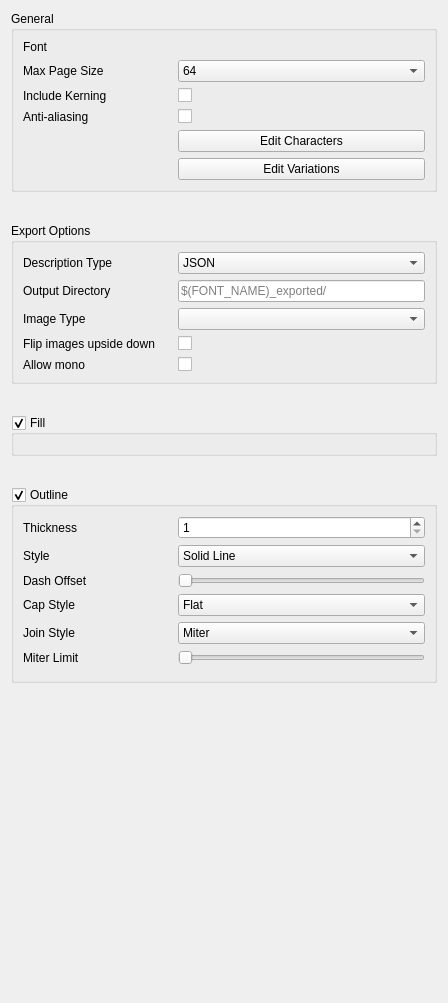
     <widget class="QWidget" name="fontSettingsScrollAreaContents">
      <property name="geometry">
       <rect>
        <x>0</x>
        <y>0</y>
        <width>448</width>
        <height>1003</height>
       </rect>
      </property>
      <property name="sizePolicy">
       <sizepolicy hsizetype="Expanding" vsizetype="Preferred">
        <horstretch>0</horstretch>
        <verstretch>0</verstretch>
       </sizepolicy>
      </property>
      <layout class="QVBoxLayout" name="verticalLayout_2">
       <property name="spacing">
        <number>31</number>
       </property>
       <item>
        <widget class="QGroupBox" name="grp_general">
         <property name="title">
          <string>General</string>
         </property>
         <layout class="QGridLayout" name="gridLayout_4" columnstretch="6,10">
          <item row="3" column="1">
           <widget class="QCheckBox" name="chk_include_kerning">
            <property name="sizePolicy">
             <sizepolicy hsizetype="Expanding" vsizetype="Fixed">
              <horstretch>0</horstretch>
              <verstretch>0</verstretch>
             </sizepolicy>
            </property>
            <property name="baseSize">
             <size>
              <width>0</width>
              <height>0</height>
             </size>
            </property>
            <property name="text">
             <string/>
            </property>
           </widget>
          </item>
          <item row="4" column="1">
           <widget class="QCheckBox" name="chk_anti_aliasing">
            <property name="text">
             <string/>
            </property>
           </widget>
          </item>
          <item row="0" column="0">
           <widget class="RightAlignedLabel" name="lbl_font">
            <property name="text">
             <string>Font</string>
            </property>
           </widget>
          </item>
          <item row="0" column="1">
           <widget class="FontSelectionWidget" name="font_selection_widget" native="true">
            <property name="toolTip">
             <string>The face of the font.</string>
            </property>
           </widget>
          </item>
          <item row="3" column="0">
           <widget class="RightAlignedLabel" name="lbl_include_kerning">
            <property name="text">
             <string>Include Kerning</string>
            </property>
           </widget>
          </item>
          <item row="6" column="1">
           <widget class="QPushButton" name="btn_font_variations">
            <property name="toolTip">
             <string>&lt;html&gt;&lt;head/&gt;&lt;body&gt;&lt;p&gt;Edit the
                                                        variations of the font.&lt;/p&gt;&lt;/body&gt;&lt;/html&gt;
                                                    </string>
            </property>
            <property name="text">
             <string>Edit Variations</string>
            </property>
            <property name="icon">
             <iconset theme="fontsize"/>
            </property>
           </widget>
          </item>
          <item row="1" column="1">
           <widget class="ComboBox" name="cmb_max_page_size">
            <property name="sizePolicy">
             <sizepolicy hsizetype="Expanding" vsizetype="Fixed">
              <horstretch>0</horstretch>
              <verstretch>0</verstretch>
             </sizepolicy>
            </property>
            <property name="focusPolicy">
             <enum>Qt::FocusPolicy::NoFocus</enum>
            </property>
            <property name="toolTip">
             <string>&lt;html&gt;&lt;head/&gt;&lt;body&gt;&lt;p&gt;The maximum
                                                        size of a single page, in pixels.&lt;/p&gt;&lt;p&gt;If
                                                        glyphIndices exceed a page, they are moved to the next (new)
                                                        page.&lt;/p&gt;&lt;/body&gt;&lt;/html&gt;
                                                    </string>
            </property>
            <property name="currentIndex">
             <number>0</number>
            </property>
            <item>
             <property name="text">
              <string>64</string>
             </property>
            </item>
            <item>
             <property name="text">
              <string>128</string>
             </property>
            </item>
            <item>
             <property name="text">
              <string>256</string>
             </property>
            </item>
            <item>
             <property name="text">
              <string>512</string>
             </property>
            </item>
            <item>
             <property name="text">
              <string>1024</string>
             </property>
            </item>
            <item>
             <property name="text">
              <string>2048</string>
             </property>
            </item>
            <item>
             <property name="text">
              <string>4096</string>
             </property>
            </item>
            <item>
             <property name="text">
              <string>8192</string>
             </property>
            </item>
           </widget>
          </item>
          <item row="4" column="0">
           <widget class="RightAlignedLabel" name="lbl_anti_aliasing">
            <property name="text">
             <string>Anti-aliasing</string>
            </property>
           </widget>
          </item>
          <item row="5" column="1">
           <widget class="QPushButton" name="btn_edit_characters">
            <property name="toolTip">
             <string>&lt;html&gt;&lt;head/&gt;&lt;body&gt;&lt;p&gt;Edit which
                                                        characters should be included in the font.&lt;/p&gt;&lt;/body&gt;&lt;/html&gt;
                                                    </string>
            </property>
            <property name="text">
             <string>Edit Characters</string>
            </property>
            <property name="icon">
             <iconset theme="globe"/>
            </property>
           </widget>
          </item>
          <item row="1" column="0">
           <widget class="RightAlignedLabel" name="lbl_max_page_size">
            <property name="sizePolicy">
             <sizepolicy hsizetype="Expanding" vsizetype="Preferred">
              <horstretch>0</horstretch>
              <verstretch>0</verstretch>
             </sizepolicy>
            </property>
            <property name="text">
             <string>Max Page Size</string>
            </property>
           </widget>
          </item>
         </layout>
        </widget>
       </item>
       <item>
        <widget class="QGroupBox" name="grp_export">
         <property name="title">
          <string>Export Options</string>
         </property>
         <layout class="QGridLayout" name="gridLayout_3" columnstretch="6,10">
          <item row="5" column="0">
           <widget class="RightAlignedLabel" name="lbl_allow_mono">
            <property name="toolTip">
             <string>&lt;html&gt;&lt;head/&gt;&lt;body&gt;&lt;p&gt;Allow the
                                                        export of monochromatic (8-bit grayscale) images if a page only
                                                        contains grayscale values.&lt;/p&gt;&lt;p&gt;Otherwise, images
                                                        are exported as 32-bit RGBA.&lt;/p&gt;&lt;/body&gt;&lt;/html&gt;
                                                    </string>
            </property>
            <property name="text">
             <string>Allow mono</string>
            </property>
           </widget>
          </item>
          <item row="2" column="1">
           <widget class="FontImageTypeComboBox" name="cmb_image_type">
            <property name="sizePolicy">
             <sizepolicy hsizetype="Expanding" vsizetype="Fixed">
              <horstretch>0</horstretch>
              <verstretch>0</verstretch>
             </sizepolicy>
            </property>
            <property name="toolTip">
             <string>&lt;html&gt;&lt;head/&gt;&lt;body&gt;&lt;p&gt;The output
                                                        image format for all pages.&lt;/p&gt;&lt;/body&gt;&lt;/html&gt;
                                                    </string>
            </property>
           </widget>
          </item>
          <item row="3" column="1">
           <widget class="QCheckBox" name="chk_flip_images_upside_down">
            <property name="sizePolicy">
             <sizepolicy hsizetype="Expanding" vsizetype="Fixed">
              <horstretch>0</horstretch>
              <verstretch>0</verstretch>
             </sizepolicy>
            </property>
            <property name="toolTip">
             <string>&lt;html&gt;&lt;head/&gt;&lt;body&gt;&lt;p&gt;Whether images
                                                        should be flipped upside down during export.&lt;/p&gt;&lt;p&gt;This
                                                        is useful for graphics coordinate systems that have their origin
                                                        in the bottom-left corner.&lt;/p&gt;&lt;/body&gt;&lt;/html&gt;
                                                    </string>
            </property>
            <property name="text">
             <string/>
            </property>
           </widget>
          </item>
          <item row="0" column="1">
           <widget class="QComboBox" name="cmb_font_desc_type">
            <property name="sizePolicy">
             <sizepolicy hsizetype="Expanding" vsizetype="Fixed">
              <horstretch>0</horstretch>
              <verstretch>0</verstretch>
             </sizepolicy>
            </property>
            <property name="toolTip">
             <string>&lt;html&gt;&lt;head/&gt;&lt;body&gt;&lt;p&gt;The type of
                                                        the exported font's description.&lt;/p&gt;&lt;p&gt;The
                                                        description file contains information about the generated font
                                                        such as dimensions, glyph positions and page locations.&lt;/p&gt;&lt;p&gt;The
                                                        font's images are exported separately.&lt;/p&gt;&lt;/body&gt;&lt;/html&gt;
                                                    </string>
            </property>
            <item>
             <property name="text">
              <string>JSON</string>
             </property>
            </item>
            <item>
             <property name="text">
              <string>XML</string>
             </property>
            </item>
            <item>
             <property name="text">
              <string>Text</string>
             </property>
            </item>
           </widget>
          </item>
          <item row="0" column="0">
           <widget class="RightAlignedLabel" name="lbl_description_type">
            <property name="sizePolicy">
             <sizepolicy hsizetype="Expanding" vsizetype="Preferred">
              <horstretch>0</horstretch>
              <verstretch>0</verstretch>
             </sizepolicy>
            </property>
            <property name="text">
             <string>Description Type</string>
            </property>
           </widget>
          </item>
          <item row="5" column="1">
           <widget class="QCheckBox" name="chk_allow_monochromatic_images">
            <property name="sizePolicy">
             <sizepolicy hsizetype="Expanding" vsizetype="Fixed">
              <horstretch>0</horstretch>
              <verstretch>0</verstretch>
             </sizepolicy>
            </property>
            <property name="toolTip">
             <string>&lt;html&gt;&lt;head/&gt;&lt;body&gt;&lt;p&gt;Allow the
                                                        export of monochromatic (8-bit grayscale) images &lt;span style=&quot;
                                                        font-weight:700;&quot;&gt;if a page contains only grayscale
                                                        values&lt;/span&gt;.&lt;/p&gt;&lt;p&gt;Otherwise, images are
                                                        exported as 32-bit RGBA.&lt;/p&gt;&lt;/body&gt;&lt;/html&gt;
                                                    </string>
            </property>
            <property name="text">
             <string/>
            </property>
           </widget>
          </item>
          <item row="3" column="0">
           <widget class="RightAlignedLabel" name="lbl_flip_images_upside_down">
            <property name="text">
             <string>Flip images upside down</string>
            </property>
           </widget>
          </item>
          <item row="2" column="0">
           <widget class="RightAlignedLabel" name="lbl_image_type">
            <property name="sizePolicy">
             <sizepolicy hsizetype="Expanding" vsizetype="Preferred">
              <horstretch>0</horstretch>
              <verstretch>0</verstretch>
             </sizepolicy>
            </property>
            <property name="text">
             <string>Image Type</string>
            </property>
           </widget>
          </item>
          <item row="1" column="0">
           <widget class="RightAlignedLabel" name="lbl_output_directory">
            <property name="sizePolicy">
             <sizepolicy hsizetype="Preferred" vsizetype="Preferred">
              <horstretch>0</horstretch>
              <verstretch>0</verstretch>
             </sizepolicy>
            </property>
            <property name="text">
             <string>Output Directory</string>
            </property>
           </widget>
          </item>
          <item row="1" column="1">
           <widget class="QLineEdit" name="txt_output_directory">
            <property name="toolTip">
             <string>&lt;html&gt;&lt;head/&gt;&lt;body&gt;&lt;p&gt;The path to
                                                        where the font should be exported.&lt;/p&gt;&lt;p&gt;Possible
                                                        placeholders are:&lt;/p&gt;&lt;p&gt;&lt;span style=&quot;
                                                        font-weight:700;&quot;&gt;$(FONT_NAME)&lt;/span&gt; - The name
                                                        of the font&lt;br/&gt;&lt;span style=&quot; font-weight:700;&quot;&gt;$(FONT_SIZE)&lt;/span&gt;
                                                        - The size of the font, in pixels&lt;/p&gt;&lt;p&gt;&lt;span
                                                        style=&quot; font-style:italic;&quot;&gt;Default value:
                                                        $(FONT_NAME)_exported/&lt;/span&gt;&lt;/p&gt;&lt;/body&gt;&lt;/html&gt;
                                                    </string>
            </property>
            <property name="placeholderText">
             <string>$(FONT_NAME)_exported/</string>
            </property>
           </widget>
          </item>
         </layout>
        </widget>
       </item>
       <item>
        <widget class="QGroupBox" name="grp_fill">
         <property name="title">
          <string>Fill</string>
         </property>
         <property name="checkable">
          <bool>true</bool>
         </property>
         <layout class="QVBoxLayout" name="verticalLayout_8">
          <item>
           <widget class="FillOptionsWidget" name="fill_options_widget" native="true">
            <property name="sizePolicy">
             <sizepolicy hsizetype="Expanding" vsizetype="Preferred">
              <horstretch>0</horstretch>
              <verstretch>0</verstretch>
             </sizepolicy>
            </property>
           </widget>
          </item>
         </layout>
        </widget>
       </item>
       <item>
        <widget class="QGroupBox" name="grp_outline">
         <property name="title">
          <string>Outline</string>
         </property>
         <property name="checkable">
          <bool>true</bool>
         </property>
         <layout class="QGridLayout" name="gridLayout" columnstretch="6,10">
          <item row="1" column="1">
           <widget class="QComboBox" name="cmb_stroke_style">
            <property name="sizePolicy">
             <sizepolicy hsizetype="Expanding" vsizetype="Fixed">
              <horstretch>0</horstretch>
              <verstretch>0</verstretch>
             </sizepolicy>
            </property>
            <item>
             <property name="text">
              <string>Solid Line</string>
             </property>
            </item>
            <item>
             <property name="text">
              <string>Dash Line</string>
             </property>
            </item>
            <item>
             <property name="text">
              <string>Dot Line</string>
             </property>
            </item>
            <item>
             <property name="text">
              <string>Dash-Dot Line</string>
             </property>
            </item>
            <item>
             <property name="text">
              <string>Dash-Dot-Dot Line</string>
             </property>
            </item>
           </widget>
          </item>
          <item row="1" column="0">
           <widget class="RightAlignedLabel" name="lbl_stroke_style">
            <property name="text">
             <string>Style</string>
            </property>
           </widget>
          </item>
          <item row="3" column="0">
           <widget class="RightAlignedLabel" name="lbl_stroke_cap_style">
            <property name="sizePolicy">
             <sizepolicy hsizetype="Expanding" vsizetype="Preferred">
              <horstretch>0</horstretch>
              <verstretch>0</verstretch>
             </sizepolicy>
            </property>
            <property name="text">
             <string>Cap Style</string>
            </property>
           </widget>
          </item>
          <item row="5" column="1">
           <widget class="QSlider" name="sld_stroke_miter_limit">
            <property name="maximum">
             <number>200</number>
            </property>
            <property name="orientation">
             <enum>Qt::Orientation::Horizontal</enum>
            </property>
           </widget>
          </item>
          <item row="3" column="1">
           <widget class="ComboBox" name="cmb_stroke_cap_style">
            <property name="sizePolicy">
             <sizepolicy hsizetype="Expanding" vsizetype="Fixed">
              <horstretch>0</horstretch>
              <verstretch>0</verstretch>
             </sizepolicy>
            </property>
            <item>
             <property name="text">
              <string>Flat</string>
             </property>
            </item>
            <item>
             <property name="text">
              <string>Square</string>
             </property>
            </item>
            <item>
             <property name="text">
              <string>Round</string>
             </property>
            </item>
           </widget>
          </item>
          <item row="4" column="1">
           <widget class="ComboBox" name="cmb_stroke_join_style">
            <item>
             <property name="text">
              <string>Miter</string>
             </property>
            </item>
            <item>
             <property name="text">
              <string>Bevel</string>
             </property>
            </item>
            <item>
             <property name="text">
              <string>Round</string>
             </property>
            </item>
           </widget>
          </item>
          <item row="7" column="0" colspan="2">
           <widget class="FillOptionsWidget" name="stroke_fill_options_widget" native="true"/>
          </item>
          <item row="0" column="1">
           <widget class="SpinBox" name="num_stroke_spread">
            <property name="sizePolicy">
             <sizepolicy hsizetype="Expanding" vsizetype="Fixed">
              <horstretch>0</horstretch>
              <verstretch>0</verstretch>
             </sizepolicy>
            </property>
            <property name="toolTip">
             <string>The thickness of the font outline, in pixels.</string>
            </property>
            <property name="minimum">
             <number>1</number>
            </property>
            <property name="maximum">
             <number>50</number>
            </property>
           </widget>
          </item>
          <item row="4" column="0">
           <widget class="RightAlignedLabel" name="lbl_stroke_join_style">
            <property name="sizePolicy">
             <sizepolicy hsizetype="Expanding" vsizetype="Preferred">
              <horstretch>0</horstretch>
              <verstretch>0</verstretch>
             </sizepolicy>
            </property>
            <property name="text">
             <string>Join Style</string>
            </property>
           </widget>
          </item>
          <item row="0" column="0">
           <widget class="RightAlignedLabel" name="lbl_stroke_spread">
            <property name="sizePolicy">
             <sizepolicy hsizetype="Expanding" vsizetype="Preferred">
              <horstretch>0</horstretch>
              <verstretch>0</verstretch>
             </sizepolicy>
            </property>
            <property name="text">
             <string>Thickness</string>
            </property>
           </widget>
          </item>
          <item row="5" column="0">
           <widget class="RightAlignedLabel" name="lbl_stroke_miter_limit">
            <property name="text">
             <string>Miter Limit</string>
            </property>
           </widget>
          </item>
          <item row="2" column="0">
           <widget class="RightAlignedLabel" name="lbl_stroke_dash_offset">
            <property name="text">
             <string>Dash Offset</string>
            </property>
           </widget>
          </item>
          <item row="2" column="1">
           <widget class="QSlider" name="sld_stroke_dash_offset">
            <property name="maximum">
             <number>100</number>
            </property>
            <property name="orientation">
             <enum>Qt::Orientation::Horizontal</enum>
            </property>
           </widget>
          </item>
         </layout>
        </widget>
       </item>
       <item>
        <spacer name="verticalSpacer">
         <property name="orientation">
          <enum>Qt::Orientation::Vertical</enum>
         </property>
         <property name="sizeHint" stdset="0">
          <size>
           <width>20</width>
           <height>40</height>
          </size>
         </property>
        </spacer>
       </item>
      </layout>
     </widget>
